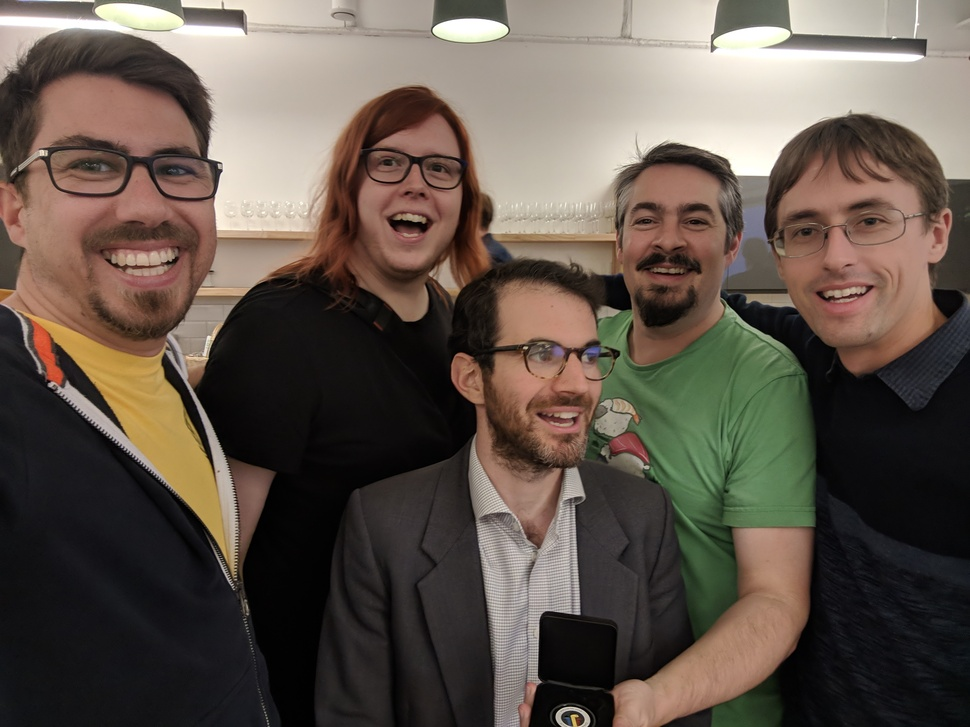
#> input picture team1/Dojo anniversary/MVIMG_20181004_214304.jpg, 970 x 727 px, shrunk from 3264 x 2448 before the run
$ jupyter execute --allow-errors imboxy.ipynb   (shell and % lines are left out)
#> lines starting #> are read from the running program, lines starting #| are printed output that depends on the picture
[cell 1]
path = 'Dojo anniversary/MVIMG_20181004_214304.jpg'

[cell 2]
from matplotlib.pyplot import imshow
import matplotlib.pyplot as plt
from PIL import Image
import numpy as np

[cell 3]
plt.style.use('ggplot')

[cell 4]
image = Image.open(path, 'r')
#> image is the input picture: PIL image 970x727 RGB; mean R, G, B 97, 85.6, 75.9

[cell 5]
size = 50
width, height = image.size
#> width = 970; height = 727
box_h = height // size
#> box_h = 14
box_w = width // size
#> box_w = 19

[cell 6]
def twist_n_shout(image, x, y, w, h):
    box = (x, y, w, h)
    region = image.crop(box)
    region = region.transpose(Image.ROTATE_180)
    image.paste(region, box)

[cell 7]
for x in range(0, width, size):
    for y in range(0, height, size):
        twist_n_shout(image, x, y, x + size, y + size)
#> this loop made 20 passes
#> pass 1, in twist_n_shout, `region = image.crop(box)`:
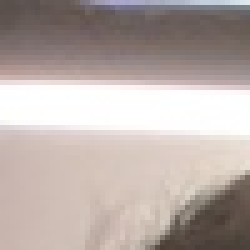
#> region: PIL image 50x50 RGB (shown 5 times larger); mean R, G, B 184.2, 172.3, 167.9
#> pass 1, in twist_n_shout, `region = region.transpose(Image.ROTATE_180)`:
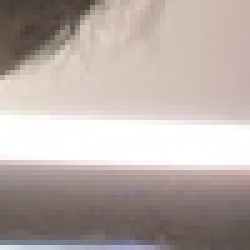
#> region: PIL image 50x50 RGB (shown 5 times larger); mean R, G, B 184.2, 172.3, 167.9
#> pass 1, in twist_n_shout (call 2), `region = image.crop(box)`:
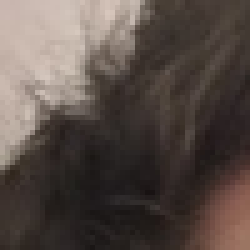
#> region: PIL image 50x50 RGB (shown 5 times larger); mean R, G, B 88, 76.6, 71
#> pass 1, in twist_n_shout (call 2), `region = region.transpose(Image.ROTATE_180)`:
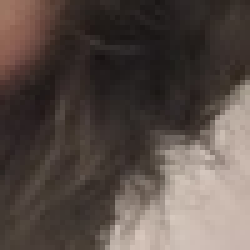
#> region: PIL image 50x50 RGB (shown 5 times larger); mean R, G, B 88, 76.6, 71
#> after the loop:
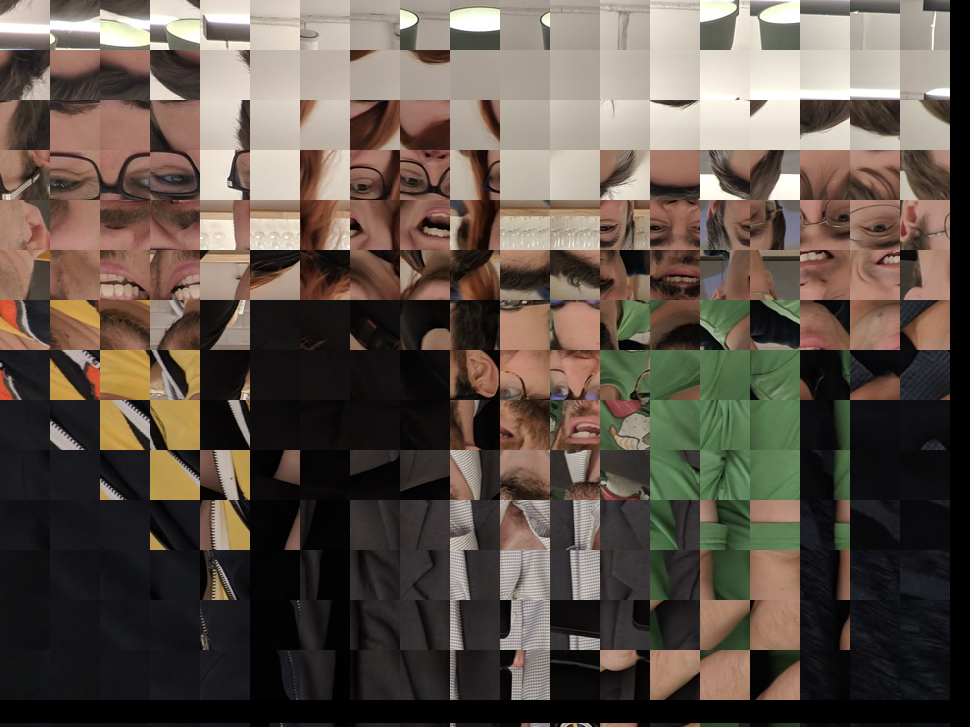
#> image: PIL image 970x727 RGB; mean R, G, B 94.4, 83.2, 73.7
